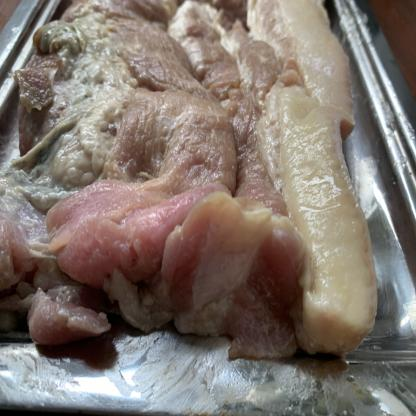
#> input picture dataset/testing/7.jpg, 416 x 416 px, found by its file name
$ python top1.py   (older library calls are emulated)
#> lines starting #> are read from the running program, lines starting #| are printed output that depends on the picture
import cv2
import numpy as np
import pandas as pd
from skimage.feature import graycomatrix, graycoprops
from sklearn.naive_bayes import GaussianNB

# Baca gambar uji
image = cv2.imread('F:/kuliah/Skripsi/detect_app_flask/dataset/testing/7.jpg')
#> image is the input picture: shape (416, 416, 3); mean B, G, R 110.3, 117.6, 128.5

# Tentukan ukuran cropping
crop_size = 100

# Crop image dari tengah
height, width, _ = image.shape
#> height = 416; width = 416
start_h = (height - crop_size) // 2
#> start_h = 158
start_w = (width - crop_size) // 2
#> start_w = 158
cropped_image = image[start_h:start_h+crop_size, start_w:start_w+crop_size]
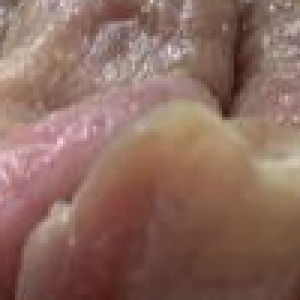
#> cropped_image: shape (100, 100, 3) (shown 3 times larger); mean B, G, R 95.9, 107.3, 140.7

# Konversi gambar ke ruang warna HSI
hsi_img = cv2.cvtColor(cropped_image, cv2.COLOR_BGR2HSV)
#> hsi_img: shape (100, 100, 3); mean H, S, V 25.1, 87.2, 140.7
h, s, i = cv2.split(hsi_img)
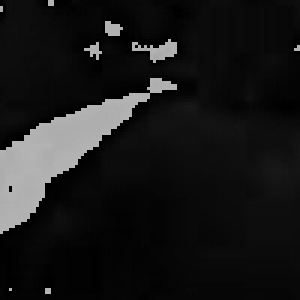
#> h: shape (100, 100) (shown 3 times larger); min 0, max 179, mean 25.1
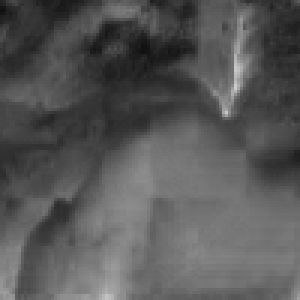
#> s: shape (100, 100) (shown 3 times larger); min 16, max 203, mean 87.2
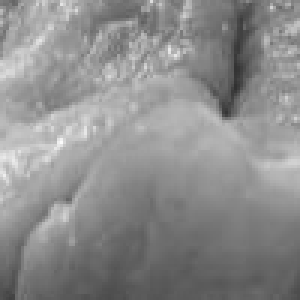
#> i: shape (100, 100) (shown 3 times larger); min 49, max 251, mean 140.7

# Hitung nilai rata-rata saluran H, S, dan I
h_mean = np.mean(h)
#> h_mean = 25.07
s_mean = np.mean(s)
#> s_mean = 87.22
i_mean = np.mean(i)
#> i_mean = 140.7

# convert image to grayscale
gray_img = cv2.cvtColor(cropped_image, cv2.COLOR_BGR2GRAY)
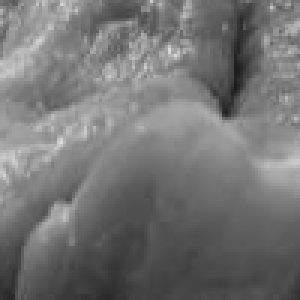
#> gray_img: shape (100, 100) (shown 3 times larger); min 28, max 220, mean 116

# calculate GLCM matrix and extract features
glcm = graycomatrix(gray_img, [1], [0, np.pi/4, np.pi/2, 3*np.pi/4], levels=256, symmetric=True, normed=True)
contrast = graycoprops(glcm, 'contrast').mean()
#> contrast = 98.47
correlation = graycoprops(glcm, 'correlation').mean()
#> correlation = 0.957
energy = graycoprops(glcm, 'energy').mean()
#> energy = 0.0232
homogeneity = graycoprops(glcm, 'homogeneity').mean()
#> homogeneity = 0.226
dissimilarity = graycoprops(glcm, 'dissimilarity').mean()
#> dissimilarity = 6.17

# Menggabungkan fitur-fitur menjadi satu vektor fitur
feature_vector = np.array([h_mean, s_mean, i_mean, contrast, correlation, energy, homogeneity, dissimilarity])
#> feature_vector = [25.07, 87.22, 140.7, 98.47, 0.957, 0.0232, 0.226, 6.17]

# Membaca file CSV menggunakan pandas
#> (the run stopped early here; a loop or call above may not have finished)

$ run again, with dataset/testing/10.jpg copied over dataset/testing/7.jpg
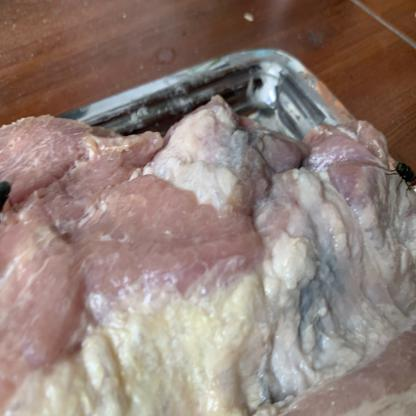
#> input picture dataset/testing/10.jpg, 416 x 416 px, found by its file name
#> image is the input picture: shape (416, 416, 3); mean B, G, R 120.7, 127.9, 146.2
#> hsi_img: shape (100, 100, 3); mean H, S, V 29.6, 43.9, 163.8
#> `h, s, i = cv2.split(hsi_img)`:
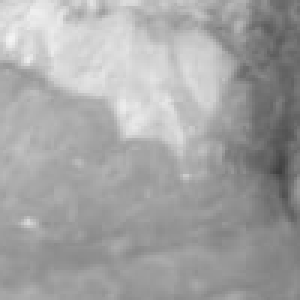
#> i: shape (100, 100) (shown 3 times larger); min 62, max 244, mean 163.8
#> h_mean = 29.58
#> s_mean = 43.9
#> i_mean = 163.8
#> `gray_img = cv2.cvtColor(cropped_image, cv2.COLOR_BGR2GRAY)`:
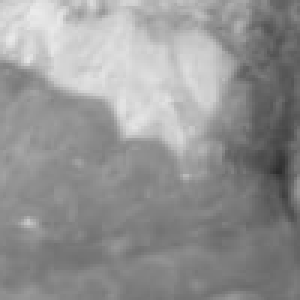
#> gray_img: shape (100, 100) (shown 3 times larger); min 44, max 234, mean 147.4
#> contrast = 34.44
#> correlation = 0.988
#> energy = 0.0286
#> homogeneity = 0.263
#> dissimilarity = 4.04
#> feature_vector = [29.58, 43.9, 163.8, 34.44, 0.988, 0.0286, 0.263, 4.04]

$ run again, with dataset/testing/6.jpg copied over dataset/testing/7.jpg
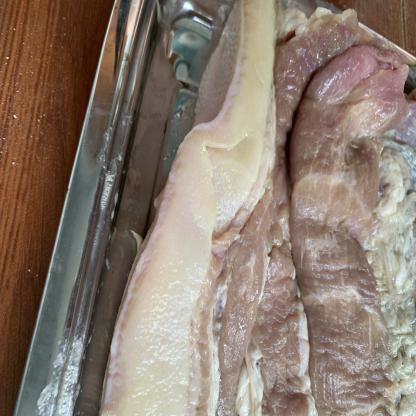
#> input picture dataset/testing/6.jpg, 416 x 416 px, found by its file name
#> image is the input picture: shape (416, 416, 3); mean B, G, R 111.3, 123.3, 138.7
#> hsi_img: shape (100, 100, 3); mean H, S, V 20.6, 34.8, 194.2
#> `h, s, i = cv2.split(hsi_img)`:
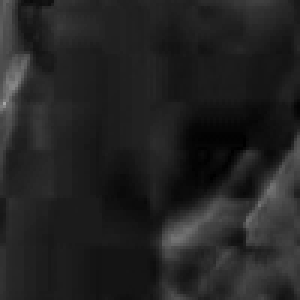
#> s: shape (100, 100) (shown 3 times larger); min 0, max 165, mean 34.8
#> h_mean = 20.61
#> s_mean = 34.81
#> i_mean = 194.2
#> `gray_img = cv2.cvtColor(cropped_image, cv2.COLOR_BGR2GRAY)`:
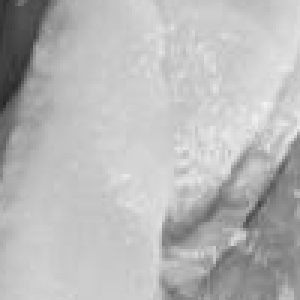
#> gray_img: shape (100, 100) (shown 3 times larger); min 36, max 242, mean 184.2
#> contrast = 67.7
#> correlation = 0.972
#> energy = 0.0454
#> homogeneity = 0.314
#> dissimilarity = 4.64
#> feature_vector = [20.61, 34.81, 194.2, 67.7, 0.972, 0.0454, 0.314, 4.64]

$ run again, with dataset/testing/8.jpg copied over dataset/testing/7.jpg
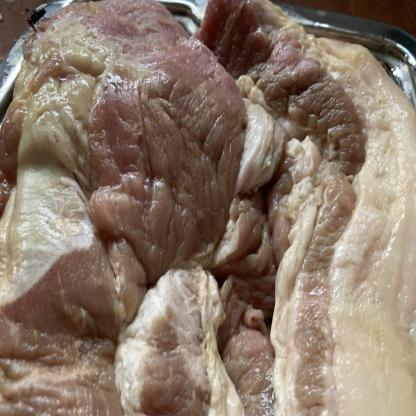
#> input picture dataset/testing/8.jpg, 416 x 416 px, found by its file name
#> image is the input picture: shape (416, 416, 3); mean B, G, R 105.3, 120.1, 137.9
#> hsi_img: shape (100, 100, 3); mean H, S, V 11.4, 109.2, 90.9
#> `h, s, i = cv2.split(hsi_img)`:
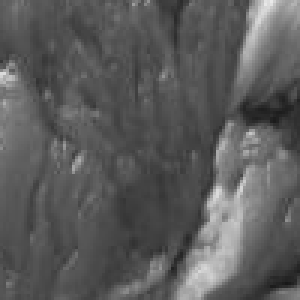
#> i: shape (100, 100) (shown 3 times larger); min 24, max 233, mean 90.9
#> h_mean = 11.39
#> s_mean = 109.2
#> i_mean = 90.92
#> `gray_img = cv2.cvtColor(cropped_image, cv2.COLOR_BGR2GRAY)`:
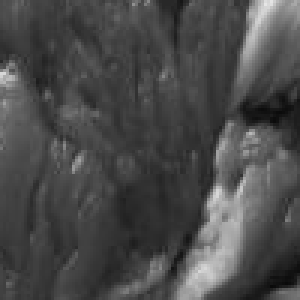
#> gray_img: shape (100, 100) (shown 3 times larger); min 10, max 230, mean 73.7
#> contrast = 122.9
#> correlation = 0.94
#> energy = 0.0293
#> homogeneity = 0.199
#> dissimilarity = 6.78
#> feature_vector = [11.39, 109.2, 90.92, 122.9, 0.94, 0.0293, 0.199, 6.78]
